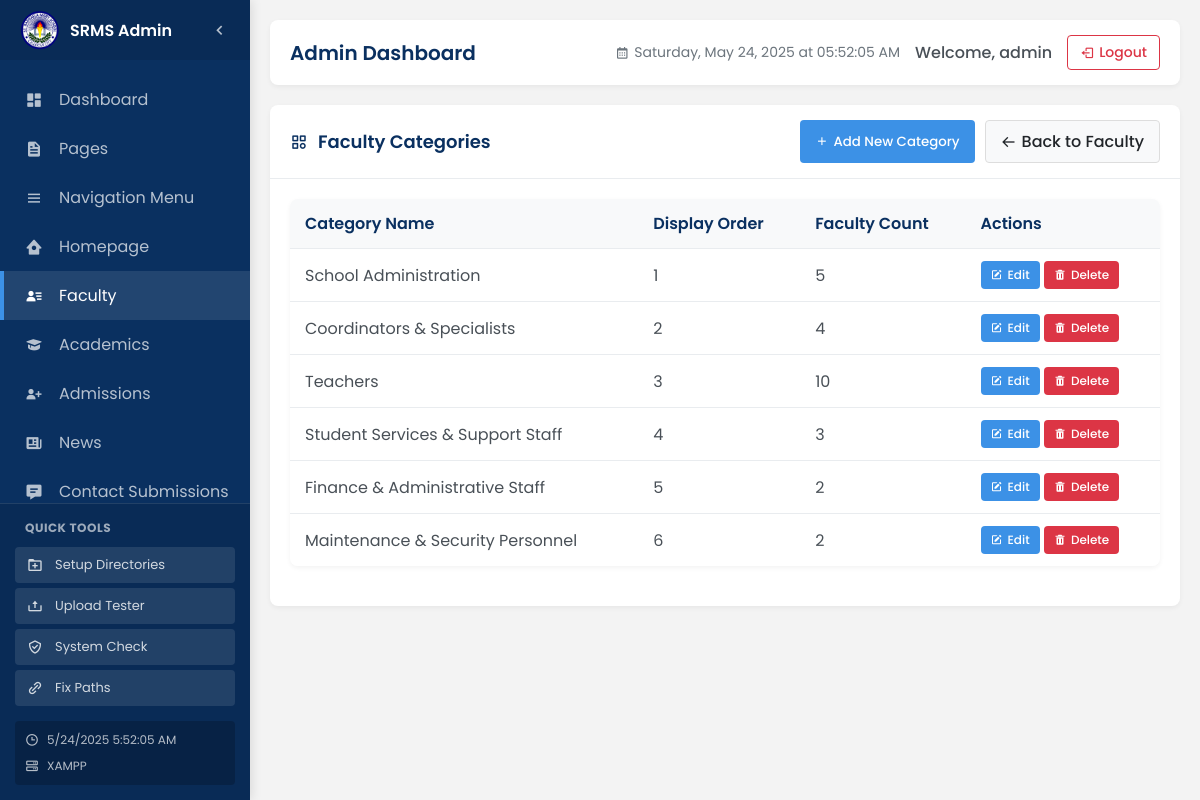
Page /admin/faculty-categories.php (signed in) on the committed database.
### tables this page shows
CREATE TABLE `school_information` (
  `id` int(11) NOT NULL,
  `name` varchar(100) NOT NULL,
  `logo` varchar(255) DEFAULT NULL,
  `mission` text DEFAULT NULL,
  `vision` text DEFAULT NULL,
  `philosophy` text DEFAULT NULL,
  `email` varchar(100) DEFAULT NULL,
  `phone` varchar(50) DEFAULT NULL,
  `address` text DEFAULT NULL,
  `created_at` timestamp NOT NULL DEFAULT current_timestamp(),
  `updated_at` timestamp NOT NULL DEFAULT current_timestamp() ON UPDATE current_timestamp()
);

CREATE TABLE `faculty_categories` (
  `id` int(11) NOT NULL,
  `name` varchar(100) NOT NULL,
  `display_order` int(11) DEFAULT 0
);

### includes/db.php (called while the page is built, shortened)
<?php
class Database {
    private $connection;
    private function connect() {
        $host = DB_SERVER;
        $user = DB_USERNAME;
        $pass = DB_PASSWORD;
        $db = DB_NAME;
        $port = defined('DB_PORT') ? DB_PORT : '3306';
        $this->connection = new mysqli($host, $user, $pass, $db, $port);
        $this->connection->set_charset('utf8mb4');
    }
    public function query($sql) {
        $result = $this->connection->query($sql);
        return $result;
    }
    public function fetch_row($sql) {
        $result = $this->query($sql);
        if ($result && $result->num_rows > 0) {
            return $result->fetch_assoc();
        }
        return null;
    }
    public function fetch_all($sql) {
        $result = $this->query($sql);
        $rows = [];
        if ($result) {
            while ($row = $result->fetch_assoc()) {
                $rows[] = $row;
            }
        }
        return $rows;
    }
}

### admin/faculty-categories.php (the view, shortened to what this page needs)
<?php
include_once '../includes/db.php';
$db = new Database();
$categories = $db->fetch_all("SELECT fc.*, (SELECT COUNT(*) FROM faculty f WHERE f.category_id = fc.id) as faculty_count
                            FROM faculty_categories fc
                            ORDER BY fc.display_order ASC");
?>
<div class="panel">
    <div class="panel-header">
        <h3 class="panel-title"><i class='bx bx-category'></i> Faculty Categories</h3>
        <div class="panel-actions">
            <button type="button" class="btn btn-primary" id="add-category-btn">
                <i class='bx bx-plus'></i> Add New Category
            </button>
            <a href="faculty-manage.php" class="btn btn-light">
                <i class='bx bx-arrow-back'></i> Back to Faculty
            </a>
        </div>
    </div>
    <div class="panel-body">
        <div class="table-container">
            <table class="table" id="categoriesTable">
                <thead>
                    <tr>
                        <th>Category Name</th>
                        <th>Display Order</th>
                        <th>Faculty Count</th>
                        <th>Actions</th>
                    </tr>
                </thead>
                <tbody>
                    <?php if(empty($categories)): ?>
                    <tr id="empty-row">
                        <td colspan="4" class="text-center">
                            <div class="empty-state">
                                <i class='bx bx-category'></i>
                                <p>No categories found. Add your first category.</p>
                            </div>
                        </td>
                    </tr>
                    <?php else: ?>
                        <?php foreach($categories as $category): ?>
                        <tr data-id="<?php echo $category['id']; ?>">
                            <td><?php echo htmlspecialchars($category['name']); ?></td>
                            <td><?php echo $category['display_order']; ?></td>
                            <td><?php echo $category['faculty_count']; ?></td>
                            <td>
                                <div class="action-buttons">
                                    <button type="button" class="btn btn-primary btn-sm edit-category-btn">
                                        <i class='bx bxs-edit'></i> Edit
                                    </button>
                                    <button type="button" class="btn btn-danger btn-sm delete-category-btn" <?php echo $category['faculty_count'] > 0 ? 'disabled' : ''; ?>>
                                        <i class='bx bxs-trash'></i> Delete
                                    </button>
                                </div>
                            </td>
                        </tr>
                        <?php endforeach; ?>
                    <?php endif; ?>
                </tbody>
            </table>
        </div>
    </div>
</div>
<?php
include 'layout.php';
?>

### admin/includes/admin-sidebar.php (shortened to what this page needs)
<?php
$current_page = basename($_SERVER['PHP_SELF']);
$assets_path = '/srms-website/assets';
$admin_path = '/srms-website/admin/';
?>
<?php
$school_logo = '/assets/images/branding/logo-primary.png';
if (class_exists('Database')) {
    try {
        $db = new Database();
        $school_info = $db->fetch_row("SELECT logo FROM school_information LIMIT 1");
        if ($school_info && !empty($school_info['logo'])) {
            $school_logo = $school_info['logo'];
        }
    } catch (Exception $e) {
        error_log("Error fetching logo from database: " . $e->getMessage());
    }
}
?>
<div class="sidebar" id="sidebar">
    <div class="sidebar-header">
       <img src="<?php echo $assets_path . $school_logo; ?>" alt="St. Raphaela Mary School Logo" class="logo-img" onerror="this.src='<?php echo $assets_path; ?>/images/branding/logo-primary.png';">
        <h3 class="logo-text">SRMS Admin</h3>
        <button id="sidebar-toggle" class="sidebar-toggle">
            <i class='bx bx-chevron-left'></i>
        </button>
    </div>
    <div class="sidebar-menu">
        <ul class="menu-list">
            <li class="menu-item <?php echo ($current_page === 'index.php') ? 'active' : ''; ?>">
                <a href="<?php echo $admin_path; ?>index.php">
                    <i class='bx bxs-dashboard'></i>
                    <span class="menu-text">Dashboard</span>
                </a>
            </li>
            <li class="menu-item <?php echo ($current_page === 'pages-manage.php' || $current_page === 'page-edit.php') ? 'active' : ''; ?>">
                <a href="<?php echo $admin_path; ?>pages-manage.php">
                    <i class='bx bxs-file'></i>
                    <span class="menu-text">Pages</span>
                </a>
            </li>
            <li class="menu-item <?php echo ($current_page === 'navigation-manage.php') ? 'active' : ''; ?>">
                <a href="<?php echo $admin_path; ?>navigation-manage.php">
                    <i class='bx bx-menu'></i>
                    <span class="menu-text">Navigation Menu</span>
                </a>
            </li>
            <li class="menu-item <?php echo ($current_page === 'homepage-manage.php') ? 'active' : ''; ?>">
                <a href="<?php echo $admin_path; ?>homepage-manage.php">
                    <i class='bx bxs-home-circle'></i>
                    <span class="menu-text">Homepage</span>
                </a>
            </li>
            <li class="menu-item <?php echo ($current_page === 'faculty-manage.php' || $current_page === 'faculty-edit.php' || $current_page === 'faculty-categories.php') ? 'active' : ''; ?>">
                <a href="<?php echo $admin_path; ?>faculty-manage.php">
                    <i class='bx bxs-user-detail'></i>
                    <span class="menu-text">Faculty</span>
                </a>
            </li>
            <li class="menu-item <?php echo ($current_page === 'academics-manage.php') ? 'active' : ''; ?>">
                <a href="<?php echo $admin_path; ?>academics-manage.php">
                    <i class='bx bxs-graduation'></i>
                    <span class="menu-text">Academics</span>
                </a>
            </li>
            <li class="menu-item <?php echo ($current_page === 'admissions-manage.php') ? 'active' : ''; ?>">
                <a href="<?php echo $admin_path; ?>admissions-manage.php">
                    <i class='bx bxs-user-plus'></i>
                    <span class="menu-text">Admissions</span>
                </a>
            </li>
            <li class="menu-item <?php echo ($current_page === 'news-manage.php' || $current_page === 'news-edit.php') ? 'active' : ''; ?>">
                <a href="<?php echo $admin_path; ?>news-manage.php">
                    <i class='bx bxs-news'></i>
                    <span class="menu-text">News</span>
                </a>
            </li>
            <li class="menu-item <?php echo ($current_page === 'contact-submissions.php' || $current_page === 'reply.php') ? 'active' : ''; ?>">
                <a href="<?php echo $admin_path; ?>contact-submissions.php">
                    <i class='bx bxs-message-detail'></i>
                    <span class="menu-text">Contact Submissions</span>
                </a>
            </li>
        </ul>
    </div>
    <div class="sidebar-footer">
        <div class="admin-tools">
            <h4 class="tools-header">Quick Tools</h4>
            <a href="<?php echo $admin_path; ?>tools/maintenance/setup-directories.php" class="tool-item">
                <i class='bx bx-folder-plus'></i>
                <span class="menu-text">Setup Directories</span>
            </a>
            <a href="<?php echo $admin_path; ?>tools/media/upload-tester.php" class="tool-item">
                <i class='bx bx-upload'></i>
                <span class="menu-text">Upload Tester</span>
            </a>
            <a href="<?php echo $admin_path; ?>tools/system/environment-check.php" class="tool-item">
                <i class='bx bx-check-shield'></i>
                <span class="menu-text">System Check</span>
            </a>
            <a href="<?php echo $admin_path; ?>tools/maintenance/fix-paths.php" class="tool-item">
                <i class='bx bx-link-alt'></i>
                <span class="menu-text">Fix Paths</span>
            </a>
        </div>
        <div class="server-info">
            <div class="server-time">
                <i class='bx bx-time'></i>
                <span id="server-time" class="menu-text"></span>
            </div>
            <div class="server-type">
                <i class='bx bx-server'></i>
                <span class="menu-text"><?php echo defined('SERVER_TYPE') ? SERVER_TYPE : 'Server'; ?></span>
            </div>
        </div>
    </div>
</div>

### assets/css/styles.css (style rules this page uses)
:root { --poppins: 'Poppins', sans-serif; --lato: 'Lato', sans-serif; --light: #F9F9F9; --blue: #3C91E6; --light-blue: #CFE8FF; --grey: #EEE; --dark-grey: #AAAAAA; --dark: #342E37; --red: #DB504A; --yellow: #FFCE26; --light-yellow: #FFF2C6; --orange: #FD7238; --light-orange: #FFE0D3; --dark-blue: #156ec7; --green: #0aaa2dd7; --primary: #003366; --secondary: #156ec7; }
* { margin: 0; padding: 0; box-sizing: border-box; font-family: var(--poppins); }
body { background-color: #f3f3f3; color: #222222; }
a { text-decoration: none; }
li { list-style: none; }

### rows in the picture
school_information: logo (picture)
faculty_categories: name "School Administration", display_order "1", faculty_count "5"
faculty_categories: name "Coordinators & Specialists", display_order "2", faculty_count "4"
faculty_categories: name "Teachers", display_order "3", faculty_count "10"
faculty_categories: name "Student Services & Support Staff", display_order "4", faculty_count "3"
faculty_categories: name "Finance & Administrative Staff", display_order "5", faculty_count "2"
faculty_categories: name "Maintenance & Security Personnel", display_order "6", faculty_count "2"

### other values in the picture
SERVER_TYPE "XAMPP"
$page_title "Admin Dashboard"
$_SESSION['admin_username'] "admin"
